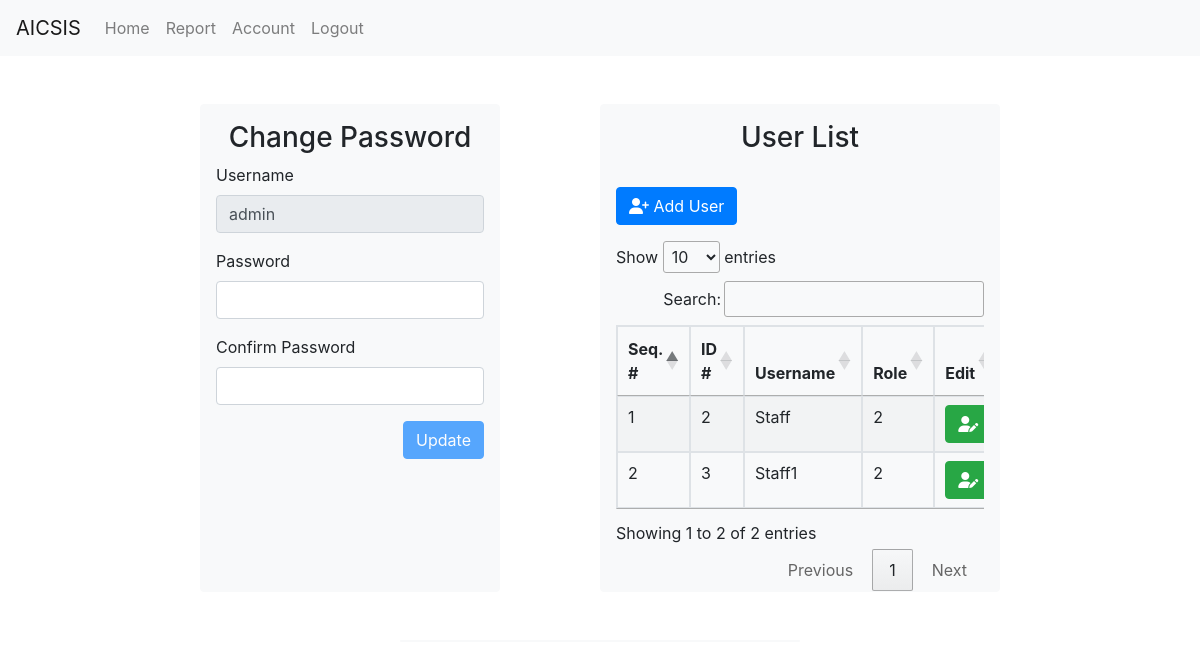
Page /admin/account.php (signed in) on the earlier database version.
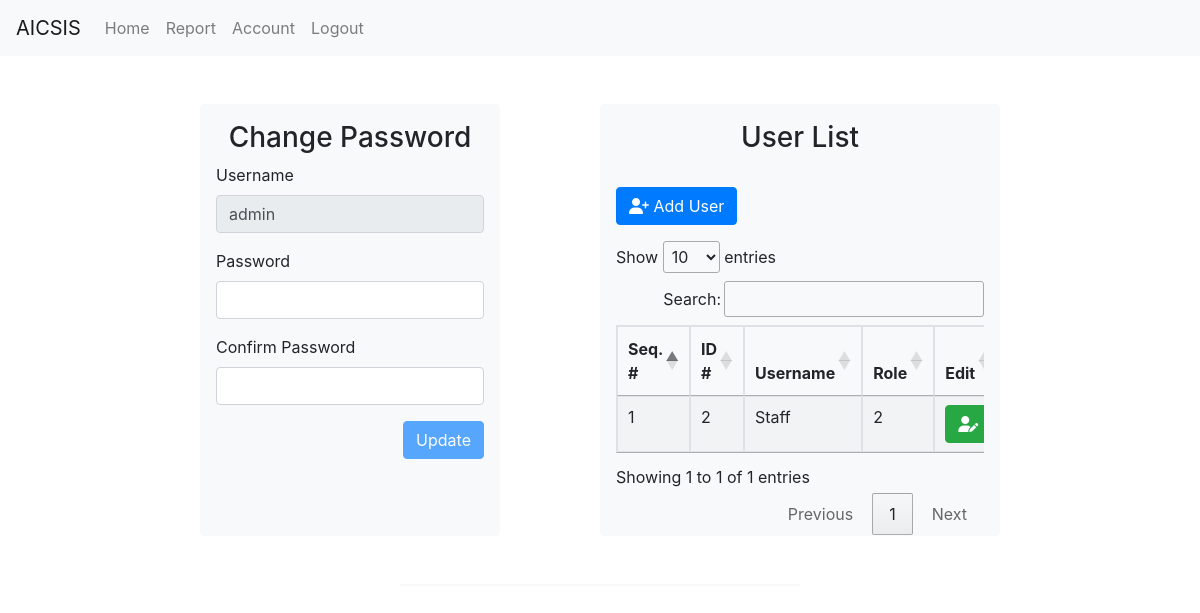
Same page on the later database version.
### tables this page shows
CREATE TABLE `tbl_user` (
  `id` int(11) NOT NULL,
  `username` varchar(255) NOT NULL,
  `password` varchar(255) NOT NULL,
  `role` int(1) NOT NULL,
  `date_created` datetime(5) NOT NULL DEFAULT current_timestamp(5)
);

### admin/account.php (the view, shortened to what this page needs)
<?php
    include('../include/header.php');
    include('../security.php');
    include '../include/navbar.php';
?>
<div class="container-fluid mt-5">
    <div class="row">
        <div class="col-2"></div>
        <div class="col-3 bg-light border border-light rounded">
            <h3 class="text-center mt-3"> Change Password </h3>
                <?php
            $query = "SELECT * FROM tbl_user WHERE username = 'admin' LIMIT 1";
            $query_run = mysqli_query($connection,$query);
            foreach($query_run as $row){
                ?>
                <form action="../code.php" method="post">
                    <div class="form-group">
                        <label for="exampleInputEmail1">Username</label>
                        <input type="text" class="form-control" value="<?php echo htmlspecialchars($row['username']) ?>" disabled>
                    </div>
                    <div class="form-group">
                        <label for="exampleInputPassword1">Password</label>
                        <input type="password" name="pwd" class="form-control" id="password" onkeyup="CheckPassword(this)" required>
                    </div>
                    <div class="form-group">
                        <label for="exampleInputPassword1">Confirm Password</label>
                        <input type="password" name="pwd1" class="form-control" id="confirm_password" onkeyup='confirmPassword(this);' required>
                    </div>
                    <button type="submit" class="btn btn-primary float-right mb-5" name="btn_change_pwd" id="btn_update_password"> Update </button>
                </form>
                <?php
            }
                ?>
        </div>
        <div class="col-1"></div>
        <div class="col-4 bg-light border border-light rounded">
            <h3 class="text-center mt-3"> User List </h3>
            <button type="button" class="btn btn-primary mb-2 mt-4" data-toggle="modal" data-target="#addUserModal">
                <i class="fa fa-user-plus"></i> Add User
            </button>
            <div class="table-responsive mt-2">
                <table class="table table-bordered stripe" id="dataTable4" width="100%" cellspacing="0">
                    <thead>
                        <tr>
                            <th> Seq. # </th>
                            <th> ID # </th>
                            <th> Username </th>
                            <th> Role </th>
                            <th> Edit </th>
                        </tr>
                    </thead>
                    <tbody>
                                <?php
                            $query = "SELECT * FROM tbl_user WHERE username != 'admin'";
                            $query_run = mysqli_query($connection,$query);
                                $seq = 1;
                                if (mysqli_num_rows($query_run) > 0){
                                    while($row = mysqli_fetch_assoc($query_run)){
                                            ?>
                                        <tr style="text-transform: capitalize;">
                                            <td><?php echo htmlspecialchars($seq++); ?> </td>
                                            <td><?php echo htmlspecialchars($row['id']); ?> </td>
                                            <td><?php echo htmlspecialchars($row['username']); ?> </td>
                                            <td><?php echo htmlspecialchars($row['role']); ?> </td>
                                            <td>
                                                <button type="button" class="btn btn-success btn-circle"  id="edit_member" data-toggle="modal" data-target="#staticBackdrop4" data-id1="<?php echo htmlspecialchars($row['id']); ?>" >
                                                    <i class="fas fa-user-edit"></i>
                                                </button>
                                            </td>
                                        </tr>
                                                <?php
                                    }
                                }
                                        ?>
                    </tbody>
                </table>
            </div>
        </div>
        <div class="col-2"></div>
    </div>
</div>
<div class="container-fluid mt-5">
    <div class="row">
    <div class="col-4"></div>
    <div class="col-4 bg-light border border-light rounded"> </div>
    <div class="col-4"></div>
    </div>
</div>
<?php
    include('../include/footer.php');
?>

Differences in the rows shown:
removed tbl_user: id "3", username "Staff1", role "2", shown under "User List"
Other differences:
text written by a page script: "Show entries Search: Showing 1 to 2 of 2 entries Previous 1 Next" → "Show entries Search: Showing 1 to 1 of 1 entries Previous 1 Next"
